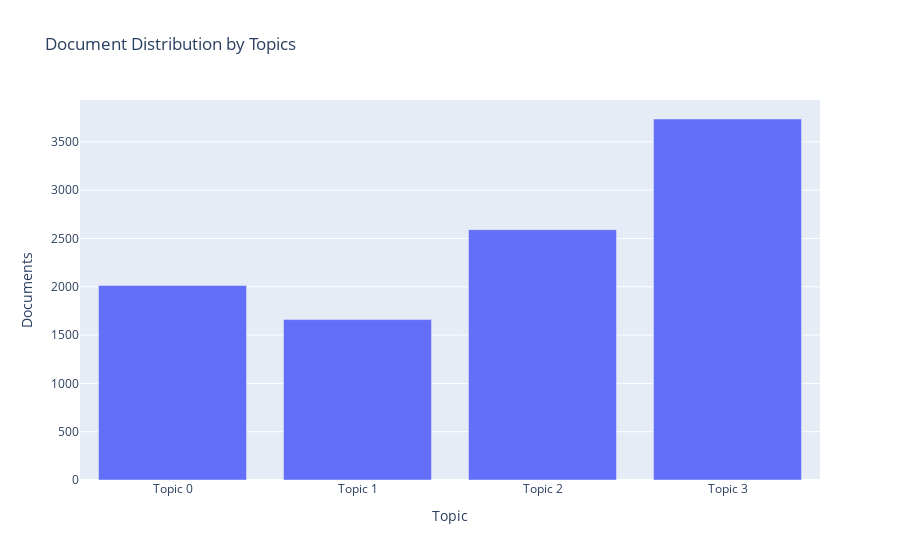

Notebook cell for this chart:
### Code cell
plot_model(lda, plot = 'topic_distribution')

### Figure 1 — Plotly figure (JSON) as saved in the notebook; plotly's stock layout.template omitted (floating-point values rounded to 4 significant figures)
{"data": [{"alignmentgroup": "True", "customdata": [["say, state, government, year, company, also, include, bill, make, federal"], ["say, people, police, group, kill, government, attack, state, year, report"], ["say, election, trump, vote, government, party, leader, country, united_state, official"], ["trump, say, go, people, make, get, know, think, time, take"]], "hovertemplate": "Topic=%{x}<br>Documents=%{y}<br>Keyword=%{customdata[0]}<extra></extra>", "legendgroup": "", "marker": {"color": "#636efa", "pattern": {"shape": ""}}, "name": "", "offsetgroup": "", "orientation": "v", "showlegend": false, "textposition": "auto", "type": "bar", "x": ["Topic 0", "Topic 1", "Topic 2", "Topic 3"], "xaxis": "x", "y": [2013, 1660, 2591, 3736], "yaxis": "y"}], "layout": {"barmode": "relative", "legend": {"tracegroupgap": 0}, "title": {"text": "Document Distribution by Topics"}, "xaxis": {"anchor": "y", "domain": [0, 1], "title": {"text": "Topic"}}, "yaxis": {"anchor": "x", "domain": [0, 1], "title": {"text": "Documents"}}}}
